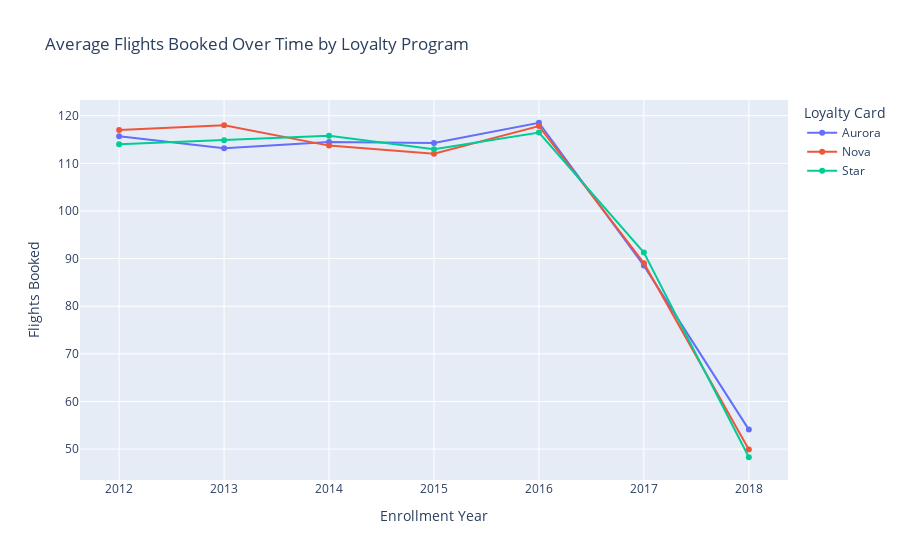

Notebook code for this chart:
### Code cell
# Trends in frequency of flights booked by loyalty program members over time
loyalty_flights_over_time = final_df.groupby(['Enrollment Year', 'Loyalty Card'])['Flights Booked'].mean().reset_index()
fig03 = px.line(loyalty_flights_over_time, x='Enrollment Year', y='Flights Booked', markers=True, color='Loyalty Card', title='Average Flights Booked Over Time by Loyalty Program')
fig03.show()

### Figure 1 — Plotly figure (JSON) as saved in the notebook; plotly's stock layout.template omitted (floating-point values rounded to 4 significant figures)
{"data": [{"hovertemplate": "Loyalty Card=Aurora<br>Enrollment Year=%{x}<br>Flights Booked=%{y}<extra></extra>", "legendgroup": "Aurora", "line": {"color": "#636efa", "dash": "solid"}, "marker": {"symbol": "circle"}, "mode": "lines+markers", "name": "Aurora", "orientation": "v", "showlegend": true, "type": "scatter", "x": [2012, 2013, 2014, 2015, 2016, 2017, 2018], "xaxis": "x", "y": [115.7, 113.1, 114.5, 114.3, 118.5, 88.52, 54.09], "yaxis": "y"}, {"hovertemplate": "Loyalty Card=Nova<br>Enrollment Year=%{x}<br>Flights Booked=%{y}<extra></extra>", "legendgroup": "Nova", "line": {"color": "#EF553B", "dash": "solid"}, "marker": {"symbol": "circle"}, "mode": "lines+markers", "name": "Nova", "orientation": "v", "showlegend": true, "type": "scatter", "x": [2012, 2013, 2014, 2015, 2016, 2017, 2018], "xaxis": "x", "y": [117.0, 118.0, 113.7, 112.0, 117.8, 89.04, 49.9], "yaxis": "y"}, {"hovertemplate": "Loyalty Card=Star<br>Enrollment Year=%{x}<br>Flights Booked=%{y}<extra></extra>", "legendgroup": "Star", "line": {"color": "#00cc96", "dash": "solid"}, "marker": {"symbol": "circle"}, "mode": "lines+markers", "name": "Star", "orientation": "v", "showlegend": true, "type": "scatter", "x": [2012, 2013, 2014, 2015, 2016, 2017, 2018], "xaxis": "x", "y": [114.0, 114.8, 115.8, 113.0, 116.5, 91.25, 48.28], "yaxis": "y"}], "layout": {"legend": {"title": {"text": "Loyalty Card"}, "tracegroupgap": 0}, "title": {"text": "Average Flights Booked Over Time by Loyalty Program"}, "xaxis": {"anchor": "y", "domain": [0, 1], "title": {"text": "Enrollment Year"}}, "yaxis": {"anchor": "x", "domain": [0, 1], "title": {"text": "Flights Booked"}}}}
